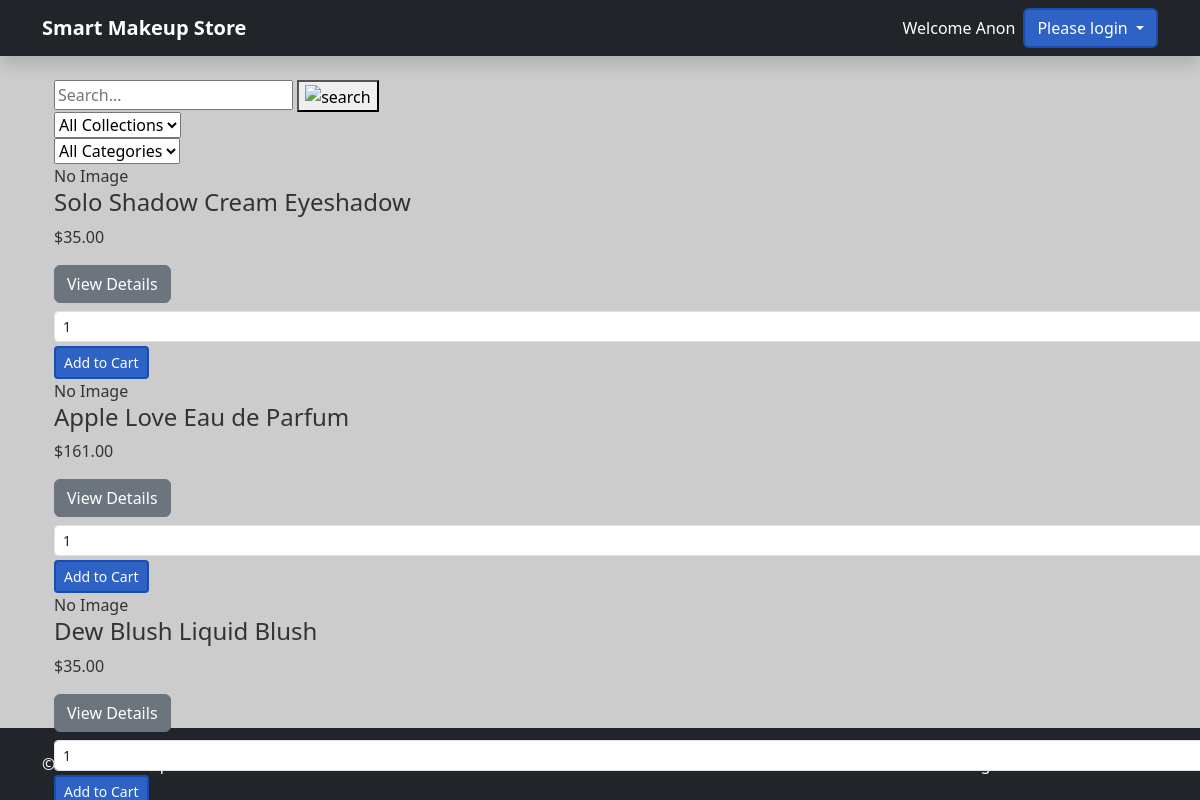
Screenshot of /products-gallery with the database file from the repository.
### tables this page shows
CREATE TABLE products (
            product_id INTEGER PRIMARY KEY AUTOINCREMENT,
            category_id INTEGER DEFAULT NULL,
            product_name TEXT NOT NULL,
            product_description TEXT DEFAULT NULL,
            product_price REAL NOT NULL,
            product_company TEXT,
            product_stock_quantity INTEGER DEFAULT 0,
            product_created_at DATETIME DEFAULT CURRENT_TIMESTAMP,
            product_updated_at DATETIME,
            FOREIGN KEY(category_id) REFERENCES categories(category_id)
        );

### routes/store.py (the view)
@app.route('/products-gallery')
def productGallery():
    storeDb = db.getDB()
    products = storeDb.execute('''
        SELECT p.*, c.category_type
        FROM products p
        LEFT JOIN categories c ON p.category_id = c.category_id
    ''').fetchall()
    categories = [row['category_type'] for row in storeDb.execute('SELECT DISTINCT category_type FROM categories').fetchall()]
    storeDb.close()
    return render_template('productGallery.html', products=products, categories=categories)

### models/database.py (called while the page is built)
def getDB():
    conn = sqlite3.connect('store.db', check_same_thread=False)
    conn.row_factory = sqlite3.Row
    return conn

### templates/productGallery.html (shortened to what this page needs)
{% extends "base.html" %}
{% block content %}
<div class="products-page container">
    <form class="search-bar-form" id="search-bar" method="GET" action="{{ url_for('store.productGallery') }}">
        <input class="search-bar-input" type="text" name="search" placeholder="Search..." value="{{ request.args.get('search', '') }}">
        <button class="search-bar-button" type="submit">
            <img id="search-icon" src="/assets/images/search.svg" alt="search" height="22rem" style="vertical-align: middle">
        </button>
    </form>
    <form class="search-bar-form" id="filter-bar" method="GET" action="{{ url_for('store.productGallery') }}">
        <div class="filter-group">
            <select name="collection" id="collection" onchange="this.form.submit()">
                <option value="">All Collections</option>
            </select>
        </div>
        <div class="filter-group">
            <select name="category" id="category" onchange="this.form.submit()">
                <option value="">All Categories</option>
            </select>
        </div>
    </form>
    <main class="product-list">
        {% if products %}
            {% for product in products %}
                <div class="product-card">
                    {% if product.primary_image %}
                        <img src="/{{ product.primary_image }}" alt="{{ product.product_name }}">
                    {% else %}
                        <div class="no-image">No Image</div>
                    {% endif %}
                    <h4>{{ product.product_name }}</h4>
                    <p class="price">${{ "%.2f"|format(product.product_price) }}</p>
                    <a href="{{ url_for('store.productGallery', product_id=product.product_id) }}" class="btn btn-secondary">View Details</a>
                    <form method="POST" action="{{ url_for('store.addToCart') }}" class="add-to-cart-form mt-2">
                        <input type="number" name="quantity" value="1" min="1" class="form-control form-control-sm mb-1">
                        <button type="submit" class="btn btn-primary btn-sm">Add to Cart</button>
                    </form>
                </div>
            {% endfor %}
        {% else %}
            <p>No products found.</p>
        {% endif %}
    </main>
</div>
{% endblock %}

### static/css/00-Global-Styles.css (style rules this page uses)
body, html { background-color: #ccc !important; color: #333; display: flex; flex-direction: column; margin: 0; padding: 0; min-height: 100vh; }
.bg-primary, .btn-primary { background-color: #2e62c4 !important; }
.btn-primary { border: 2px solid #1a4dad; }
main { position: absolute; z-index: 1; min-height: 100vh; max-height: 100%; min-width: 100vw; max-width: 100%; padding: 0; margin: 0; overflow: hidden; }

### rows the page displays
products: product_name "Solo Shadow Cream Eyeshadow", product_price "35.00"
products: product_name "Apple Love Eau de Parfum", product_price "161.00"
products: product_name "Dew Blush Liquid Blush", product_price "35.00"
